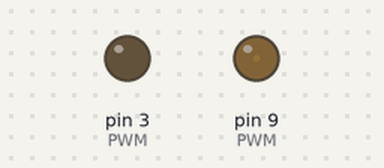
Bench run of a sketch on a simulated Arduino Uno, built with avr-gcc and run on an emulated ATmega328P. Shown: output pins drawn as LEDs (lit = HIGH).

Above: at 0.05 s.
At 1.15 s:
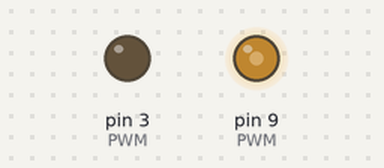
At 2.3 s:
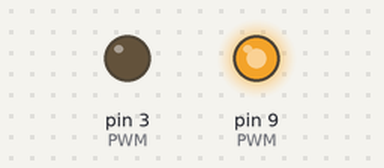
At 4.55 s:
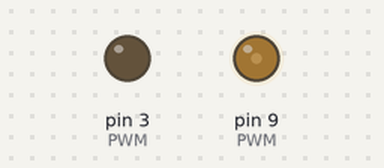
Timing chart, 0 to 7.9 s (numbered marks = the images above):
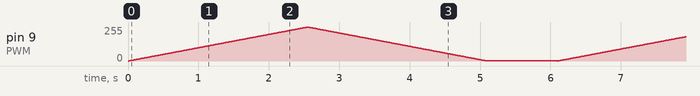

The sketch:

led_pasek.ino
```cpp
void setup() {
  pinMode(2, INPUT);
  pinMode(3, OUTPUT); // PWM
  pinMode(9, OUTPUT); // PWM
  Serial.begin(9600);
}

void loop() {
  /*int a = digitalRead(2);
  Serial.println(a);

  if (a == HIGH) {
    analogWrite(3, 255);
  } else {
    analogWrite(3, 50);
  }*/
  for (int i = 0; i < 255; i++) {
    analogWrite(9, i);
    delay(10);
  }
  for (int i = 254; i > 0; i--) {
    analogWrite(9, i);
    delay(10);
  }

  delay(1000);
}
```
